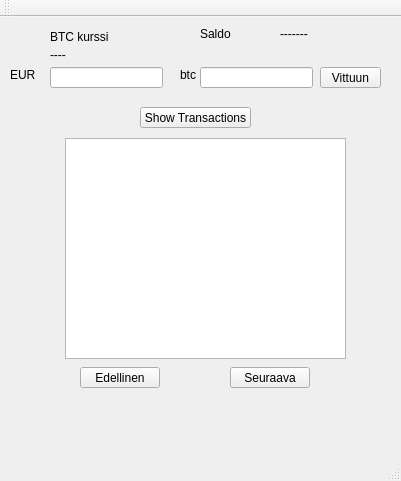
<?xml version="1.0" encoding="UTF-8"?>
<ui version="4.0">
 <class>MainWindow</class>
 <widget class="QMainWindow" name="MainWindow">
  <property name="geometry">
   <rect>
    <x>0</x>
    <y>0</y>
    <width>401</width>
    <height>481</height>
   </rect>
  </property>
  <property name="windowTitle">
   <string>MainWindow</string>
  </property>
  <widget class="QWidget" name="centralWidget">
   <widget class="QPushButton" name="quitButton">
    <property name="geometry">
     <rect>
      <x>320</x>
      <y>50</y>
      <width>61</width>
      <height>21</height>
     </rect>
    </property>
    <property name="text">
     <string>Vittuun</string>
    </property>
   </widget>
   <widget class="QLineEdit" name="Euros">
    <property name="geometry">
     <rect>
      <x>50</x>
      <y>50</y>
      <width>113</width>
      <height>21</height>
     </rect>
    </property>
   </widget>
   <widget class="QLineEdit" name="Coins">
    <property name="geometry">
     <rect>
      <x>200</x>
      <y>50</y>
      <width>113</width>
      <height>21</height>
     </rect>
    </property>
   </widget>
   <widget class="QLabel" name="label">
    <property name="geometry">
     <rect>
      <x>10</x>
      <y>50</y>
      <width>31</width>
      <height>16</height>
     </rect>
    </property>
    <property name="text">
     <string>EUR</string>
    </property>
   </widget>
   <widget class="QLabel" name="label_2">
    <property name="geometry">
     <rect>
      <x>180</x>
      <y>50</y>
      <width>21</width>
      <height>16</height>
     </rect>
    </property>
    <property name="text">
     <string>btc</string>
    </property>
   </widget>
   <widget class="QLabel" name="btcKurssiLabel">
    <property name="geometry">
     <rect>
      <x>50</x>
      <y>10</y>
      <width>61</width>
      <height>20</height>
     </rect>
    </property>
    <property name="text">
     <string>BTC kurssi</string>
    </property>
   </widget>
   <widget class="QLabel" name="btcKurssiValue">
    <property name="geometry">
     <rect>
      <x>50</x>
      <y>30</y>
      <width>71</width>
      <height>16</height>
     </rect>
    </property>
    <property name="text">
     <string>----</string>
    </property>
   </widget>
   <widget class="QListWidget" name="transactionList">
    <property name="geometry">
     <rect>
      <x>65</x>
      <y>121</y>
      <width>281</width>
      <height>221</height>
     </rect>
    </property>
   </widget>
   <widget class="QPushButton" name="showTransactionsButton">
    <property name="geometry">
     <rect>
      <x>140</x>
      <y>90</y>
      <width>111</width>
      <height>21</height>
     </rect>
    </property>
    <property name="text">
     <string>Show Transactions</string>
    </property>
   </widget>
   <widget class="QPushButton" name="edellinenButton">
    <property name="geometry">
     <rect>
      <x>80</x>
      <y>350</y>
      <width>80</width>
      <height>21</height>
     </rect>
    </property>
    <property name="text">
     <string>Edellinen</string>
    </property>
   </widget>
   <widget class="QPushButton" name="seuraavaButton">
    <property name="geometry">
     <rect>
      <x>230</x>
      <y>350</y>
      <width>80</width>
      <height>21</height>
     </rect>
    </property>
    <property name="text">
     <string>Seuraava</string>
    </property>
   </widget>
   <widget class="QLabel" name="saldoLabel">
    <property name="geometry">
     <rect>
      <x>200</x>
      <y>10</y>
      <width>47</width>
      <height>13</height>
     </rect>
    </property>
    <property name="text">
     <string>Saldo</string>
    </property>
   </widget>
   <widget class="QLabel" name="saldoValue">
    <property name="geometry">
     <rect>
      <x>280</x>
      <y>10</y>
      <width>47</width>
      <height>13</height>
     </rect>
    </property>
    <property name="text">
     <string>-------</string>
    </property>
   </widget>
  </widget>
  <widget class="QMenuBar" name="menuBar">
   <property name="geometry">
    <rect>
     <x>0</x>
     <y>0</y>
     <width>401</width>
     <height>20</height>
    </rect>
   </property>
  </widget>
  <widget class="QToolBar" name="mainToolBar">
   <attribute name="toolBarArea">
    <enum>TopToolBarArea</enum>
   </attribute>
   <attribute name="toolBarBreak">
    <bool>false</bool>
   </attribute>
  </widget>
  <widget class="QStatusBar" name="statusBar"/>
 </widget>
 <layoutdefault spacing="6" margin="11"/>
 <resources/>
 <connections/>
</ui>
